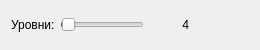
<?xml version="1.0" encoding="UTF-8"?>
<ui version="4.0">
 <class>PosterizeFilterWidget</class>
 <widget class="QWidget" name="PosterizeFilterWidget">
  <property name="geometry">
   <rect>
    <x>0</x>
    <y>0</y>
    <width>260</width>
    <height>50</height>
   </rect>
  </property>
  <property name="minimumSize">
   <size>
    <width>0</width>
    <height>50</height>
   </size>
  </property>
  <layout class="QHBoxLayout" name="horizontalLayout">
   <property name="spacing">
    <number>5</number>
   </property>
   <item>
    <widget class="QLabel" name="label">
     <property name="text">
      <string>Уровни:</string>
     </property>
    </widget>
   </item>
   <item>
    <widget class="ClickableSlider" name="levelsSlider">
     <property name="minimum">
      <number>2</number>
     </property>
     <property name="maximum">
      <number>256</number>
     </property>
     <property name="value">
      <number>4</number>
     </property>
     <property name="tracking">
      <bool>false</bool>
     </property>
     <property name="orientation">
      <enum>Qt::Horizontal</enum>
     </property>
    </widget>
   </item>
   <item>
    <widget class="QLabel" name="valueLabel">
     <property name="text">
      <string>4</string>
     </property>
     <property name="minimumSize">
      <size>
       <width>40</width>
       <height>0</height>
      </size>
     </property>
     <property name="alignment">
      <set>Qt::AlignRight|Qt::AlignTrailing|Qt::AlignVCenter</set>
     </property>
    </widget>
   </item>
   <item>
    <spacer name="horizontalSpacer">
     <property name="orientation">
      <enum>Qt::Horizontal</enum>
     </property>
     <property name="sizeHint" stdset="0">
      <size>
       <width>40</width>
       <height>20</height>
      </size>
     </property>
    </spacer>
   </item>
  </layout>
 </widget>
 <customwidgets>
  <customwidget>
   <class>ClickableSlider</class>
   <extends>QSlider</extends>
   <header>gui/ClickableSlider.h</header>
  </customwidget>
 </customwidgets>
 <resources/>
 <connections/>
</ui>
